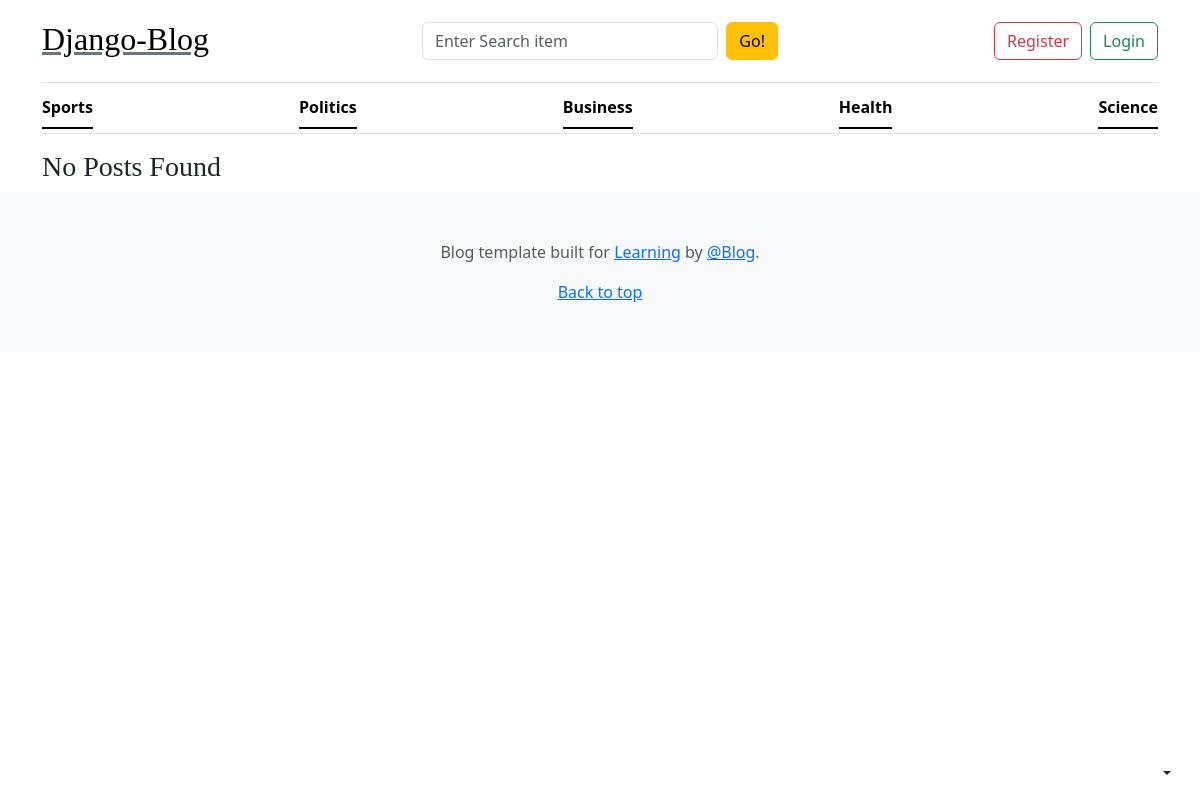
The app's page /category/2/ with its own data.
### blogs_app/models.py (models this page shows, shortened)
class category(models.Model):
    category=models.CharField(max_length=50)
    created_at=models.DateTimeField(auto_now_add=True)
    updated_at=models.DateTimeField(auto_now=True)
    class Meta:
        verbose_name_plural='Categories'

### blogs_app/views.py (the view)
# urls.py: path('<int:id>/',views.posts,name='posts_category'),
def posts(request,id):
    post_id=Blog.objects.filter(status='published',category_blog_id=id)
    try:
       cat_title=category.objects.get(id=id)
    except:
        return redirect('home')
    return render(request,"posts_category.html",{'post':post_id,'cat':cat_title})

### blogs_app/context_processors.py (called while the page is built)
def get_category(request):
    categories=category.objects.all()
    return dict(categories=categories)

def get_social(request):
    social=Social.objects.all()
    return dict(social=social)

### templates/posts_category.html
{% extends 'base.html' %}
{% block content %}
<main class="container">
  {% if post %}
<h3 class="text-success text-uppercase fw-bold mx-2 my-4 " style="letter-spacing: 2px;">Category - {{cat.category}}</h3>
<div class="row mb-2">
    {% for i in post %}
    <div class="col-md-6">
        <div class="row g-0 border rounded overflow-hidden flex-md-row mb-4 shadow-sm h-md-250 position-relative">
            <div class="col p-3 d-flex flex-column position-static">
                <strong class="d-inline-block mb-2 text-primary-emphasis">{{i.category_blog.category}}</strong>
                <h3 class="mb-0">{{i.title}}</h3>
                <div class="mb-1 text-body-secondary">{{i.updated_at|timesince}} ago | {{i.author}}</div>
                <p class="card-text mb-auto">
                    {{i.short_description}}
                </p>
                <a href="#" class="icon-link gap-1 icon-link-hover stretched-link">
                    Continue reading
                    <svg class="bi" aria-hidden="true">
                        <use xlink:href="#chevron-right"></use>
                    </svg>
                </a>
            </div>
            <div class="col-auto d-none d-lg-block">
                <img src="{{ i.feature_image.url }}" alt="{{ i.title }}" width="200" height="250"
                    class="bd-placeholder-img" style="object-fit: cover;">
            </div>
        </div>
    </div>
 {% endfor %}
</div>
    {% else %}
     <h3>No Posts Found</h3>
    {% endif %}
</main>
{% endblock %}

### templates/base.html (shortened to what this page needs)
{% load static %}
<!DOCTYPE html>
<html lang="en">
<head>
    <link rel="stylesheet" href="https://cdn.jsdelivr.net/npm/bootstrap@5.3.8/dist/css/bootstrap.min.css">
    <link rel="stylesheet" href="/static/css/blog.css">
</head>
<body>
    <div
      class="dropdown position-fixed bottom-0 end-0 mb-3 me-3 bd-mode-toggle"
    >
      <button
        class="btn btn-bd-primary py-2 dropdown-toggle d-flex align-items-center"
        id="bd-theme"
        type="button"
        aria-expanded="false"
        data-bs-toggle="dropdown"
        aria-label="Toggle theme (auto)"
      >
      </button>
    </div>
    <div class="container">
      <header class="border-bottom lh-1 py-3">
        <div class="row flex-nowrap justify-content-between align-items-center">
          <div class="col-4 pt-1">
           <h2> <a class="link-secondary text-black" href="{% url 'home' %}">Django-Blog</a></h2>
          </div>
       <div class="col-12 col-md-4">
      <form action="{% url 'search' %}" method="get"
            class="d-flex flex-column flex-sm-row gap-2">
        <input
          type="text"
          name="keyword"
          id="keyword"
          placeholder="Enter Search item"
          class="form-control"
        >
        <button
          type="submit"
          class="btn btn-warning flex-shrink-0"
          id="button-search"
        >
          Go!
        </button>
      </form>
    </div>
    <div class="col-12 col-md-4">
      <div class="d-flex justify-content-center justify-content-md-end gap-2">
        <a class="btn btn-outline-danger" href="#">Register</a>
        <a class="btn btn-outline-success" href="#">Login</a>
      </div>
    </div>
        </div>
      </header>
      <div class="nav-scroller py-1 mb-3 border-bottom">
        <nav class="nav nav-underline justify-content-between">
          {% for i in categories %}
          <a class="nav-item nav-link link-body-emphasis active" href="{% url 'posts_category' i.id %}"
            >{{i.category}}</a>
           {% endfor %}
        </nav>
      </div>
    </div>
{% block content %}
{% endblock %}
    <footer class="py-5 text-center text-body-secondary bg-body-tertiary">
      <p>
        Blog template built for
        <a href="https://getbootstrap.com/">Learning</a> by
        <a href="https://x.com/mdo">@Blog</a>.
      </p>
      <p class="mb-0"><a href="#">Back to top</a></p>
    </footer>
</body>
</html>

### static/css/blog.css (style rules this page uses)
h1, h2, h3, h4, h5, h6 { font-family: "Playfair Display", Georgia, "Times New Roman", serif; }

### records on screen
category: category "Sports"
category: category "Politics"
category: category "Business"
category: category "Health"
category: category "Science"
